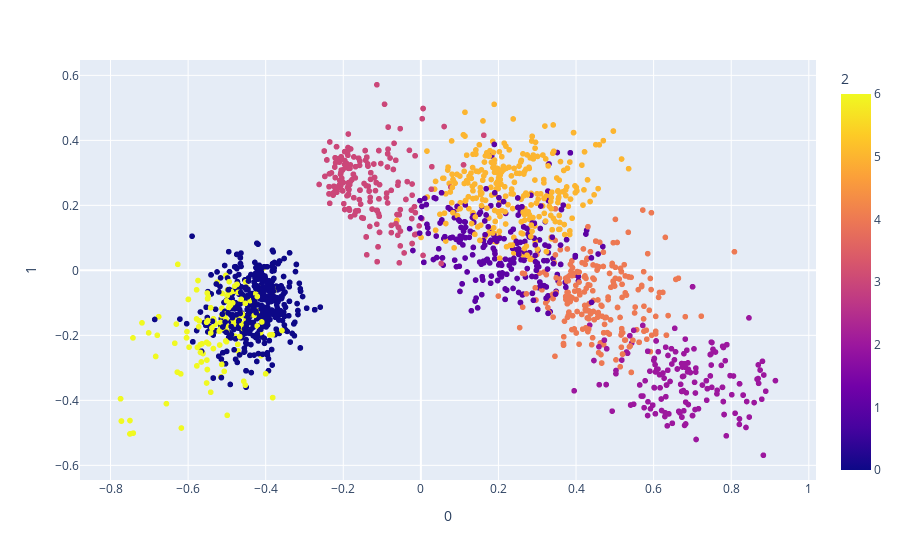
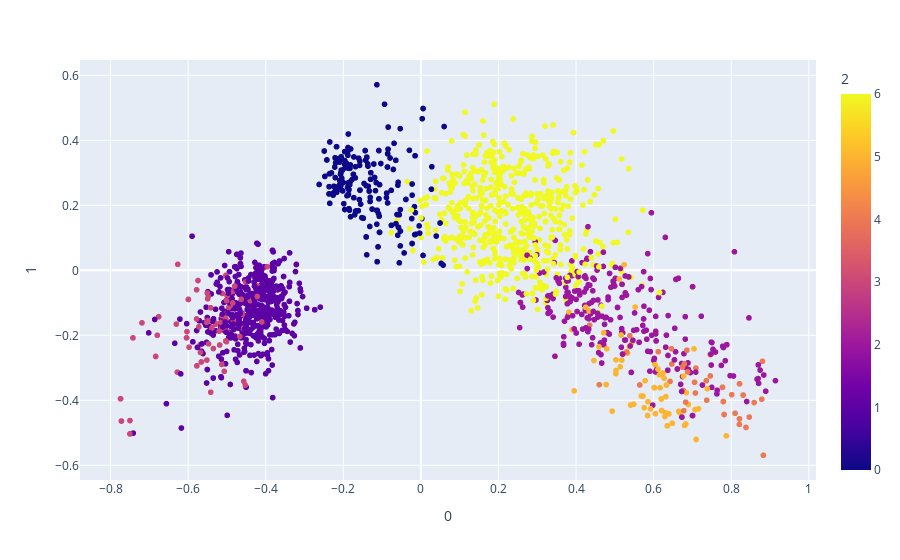

Notebook source saved alongside these figures, in order:
### Code cell
plot_clusters_on_pc_kmeans(7, data), plot_clusters_on_pc_spectral(7, data)

### Figure 1 — Plotly figure (JSON) as saved in the notebook; plotly's stock layout.template omitted (floating-point values rounded to 4 significant figures; data arrays with more than 128 entries replaced by an {"elided": "..."} marker saying what was removed)
{"data": [{"hovertemplate": "0=%{x}<br>1=%{y}<br>2=%{marker.color}<extra></extra>", "legendgroup": "", "marker": {"color": {"elided": "2084 int values"}, "coloraxis": "coloraxis", "symbol": "circle"}, "mode": "markers", "name": "", "showlegend": false, "type": "scattergl", "x": {"elided": "2084 float values"}, "xaxis": "x", "y": {"elided": "2084 float values"}, "yaxis": "y"}], "layout": {"coloraxis": {"colorbar": {"title": {"text": "2"}}, "colorscale": [[0, "#0d0887"], [0.1111, "#46039f"], [0.2222, "#7201a8"], [0.3333, "#9c179e"], [0.4444, "#bd3786"], [0.5556, "#d8576b"], [0.6667, "#ed7953"], [0.7778, "#fb9f3a"], [0.8889, "#fdca26"], [1, "#f0f921"]]}, "legend": {"tracegroupgap": 0}, "margin": {"t": 60}, "xaxis": {"anchor": "y", "domain": [0, 1], "title": {"text": "0"}}, "yaxis": {"anchor": "x", "domain": [0, 1], "title": {"text": "1"}}}}

### Figure 2 — Plotly figure (JSON) as saved in the notebook; plotly's stock layout.template omitted (floating-point values rounded to 4 significant figures; data arrays with more than 128 entries replaced by an {"elided": "..."} marker saying what was removed)
{"data": [{"hovertemplate": "0=%{x}<br>1=%{y}<br>2=%{marker.color}<extra></extra>", "legendgroup": "", "marker": {"color": {"elided": "2084 int values"}, "coloraxis": "coloraxis", "symbol": "circle"}, "mode": "markers", "name": "", "showlegend": false, "type": "scattergl", "x": {"elided": "2084 float values"}, "xaxis": "x", "y": {"elided": "2084 float values"}, "yaxis": "y"}], "layout": {"coloraxis": {"colorbar": {"title": {"text": "2"}}, "colorscale": [[0, "#0d0887"], [0.1111, "#46039f"], [0.2222, "#7201a8"], [0.3333, "#9c179e"], [0.4444, "#bd3786"], [0.5556, "#d8576b"], [0.6667, "#ed7953"], [0.7778, "#fb9f3a"], [0.8889, "#fdca26"], [1, "#f0f921"]]}, "legend": {"tracegroupgap": 0}, "margin": {"t": 60}, "xaxis": {"anchor": "y", "domain": [0, 1], "title": {"text": "0"}}, "yaxis": {"anchor": "x", "domain": [0, 1], "title": {"text": "1"}}}}
